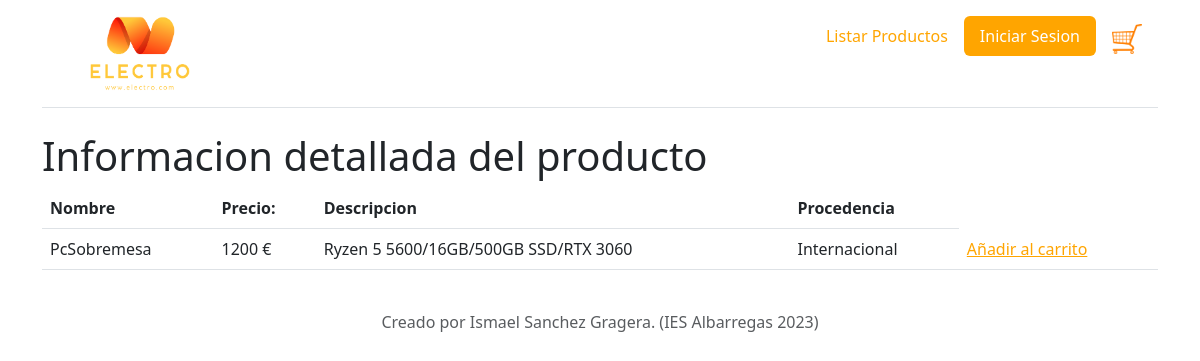
The app's page /public/TIENDACARLOS/index.php?controller=ProductController&action=getProductById&id_product=27 with its own data.
### tables this page shows
CREATE TABLE IF NOT EXISTS `Productos` (
  `id_producto` int(11) NOT NULL AUTO_INCREMENT,
  `nombre` varchar(50) NOT NULL DEFAULT '',
  `descripcion` varchar(255) NOT NULL DEFAULT '',
  `precio` int(11) NOT NULL DEFAULT 0,
  `procedencia` int(11) NOT NULL DEFAULT 0,
  PRIMARY KEY (`id_producto`)
);

### public/TIENDACARLOS/views/View.php (called while the page is built)
<?php
class View {
    public static function show ($viewName, $data=null){
        include_once ("header.php");
        include ("$viewName.php");
        include_once ("footer.php");
    }
}
?>

### public/TIENDACARLOS/models/productos.php (called while the page is built, shortened)
<?php
include_once ('db/db.php');
class ProductoDAO {
    public $db_con;
    public function __construct (){
        $this->db_con=Database::connect();
    }
    public function getProductById ($id){
        $stmt= $this->db_con->prepare("Select * from Productos where id_producto=$id");
        $stmt->setFetchMode(PDO::FETCH_ASSOC);
        $stmt->execute();
        return $stmt->fetch();
    }
}
?>

### public/TIENDACARLOS/db/db.php (called while the page is built, shortened)
<?php
class Database {
    public static function connect ()
    {
        $host='mariadb';
        $dbname=getenv ('MARIADB_DATABASE');
        try {
            $dsn = 'mysql:host='.$host.";dbname=".$dbname.";charset=UTF8";;
            $dbh = new PDO($dsn, getenv('MARIADB_USER'), getenv ('MARIADB_PASSWORD'));
            $dbh->setAttribute (PDO::ATTR_ERRMODE, PDO::ERRMODE_EXCEPTION);
            return $dbh;
        } catch (PDOException $e){
            echo $e->getMessage();
        }
    }
}
?>

### public/TIENDACARLOS/views/productoporid.php (the view)
<div class="container">
    <h1> Informacion detallada del producto </h1>
    <table class="table">
        <tr><th>Nombre</th> <th>Precio:</th><th>Descripcion</th><th>Procedencia</th></tr>
        <?php
                $enlaceid='<a href="index.php?controller=ProductController&action=addCarrito&id_product='.$data['id_producto'].'" style="color:orange;">Añadir al carrito</a>';
                echo "<tr>
                      <td hidden>".$data['id_producto']."</td>
                      <td>".$data['nombre']."</td>
                      <td>".$data['precio']." € </td>
                      <td>".$data['descripcion']."</td>
                      <td>";if(($data['procedencia'])==0){
                        echo "Nacional";
                      }else{
                        echo"Internacional";
                      }
                      echo "</td>
                      <td>".$enlaceid."</td>
                      </tr>";
        ?>
    </table>
</div>

### records on screen
productos: nombre "PcSobremesa", precio "1200", descripcion "Ryzen 5 5600/16GB/500GB SSD/RTX 3060"
